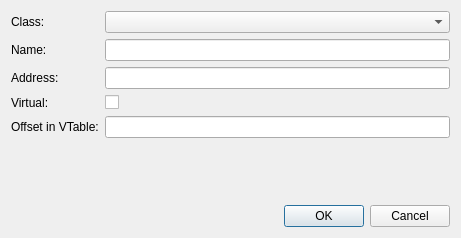
<?xml version="1.0" encoding="UTF-8"?>
<ui version="4.0">
 <class>EditMethodDialog</class>
 <widget class="QDialog" name="EditMethodDialog">
  <property name="windowModality">
   <enum>Qt::NonModal</enum>
  </property>
  <property name="geometry">
   <rect>
    <x>0</x>
    <y>0</y>
    <width>461</width>
    <height>238</height>
   </rect>
  </property>
  <property name="windowTitle">
   <string notr="true">Method</string>
  </property>
  <layout class="QVBoxLayout" name="verticalLayout">
   <item>
    <layout class="QFormLayout" name="formLayout">
     <item row="0" column="0">
      <widget class="QLabel" name="label">
       <property name="text">
        <string>Class:</string>
       </property>
      </widget>
     </item>
     <item row="0" column="1">
      <widget class="QComboBox" name="classComboBox"/>
     </item>
     <item row="1" column="0">
      <widget class="QLabel" name="nameLabel">
       <property name="text">
        <string>Name:</string>
       </property>
      </widget>
     </item>
     <item row="1" column="1">
      <widget class="QLineEdit" name="nameEdit"/>
     </item>
     <item row="2" column="0">
      <widget class="QLabel" name="addressLabel">
       <property name="text">
        <string>Address:</string>
       </property>
      </widget>
     </item>
     <item row="2" column="1">
      <widget class="QLineEdit" name="addressEdit"/>
     </item>
     <item row="3" column="0">
      <widget class="QLabel" name="virtualLabel">
       <property name="text">
        <string>Virtual:</string>
       </property>
      </widget>
     </item>
     <item row="3" column="1">
      <widget class="QCheckBox" name="virtualCheckBox">
       <property name="text">
        <string/>
       </property>
      </widget>
     </item>
     <item row="4" column="0">
      <widget class="QLabel" name="vtableOffsetLabel">
       <property name="text">
        <string>Offset in VTable:</string>
       </property>
      </widget>
     </item>
     <item row="4" column="1">
      <widget class="QLineEdit" name="vtableOffsetEdit"/>
     </item>
    </layout>
   </item>
   <item>
    <widget class="QDialogButtonBox" name="buttonBox">
     <property name="orientation">
      <enum>Qt::Horizontal</enum>
     </property>
     <property name="standardButtons">
      <set>QDialogButtonBox::Cancel|QDialogButtonBox::Ok</set>
     </property>
    </widget>
   </item>
  </layout>
 </widget>
 <resources/>
 <connections>
  <connection>
   <sender>buttonBox</sender>
   <signal>accepted()</signal>
   <receiver>EditMethodDialog</receiver>
   <slot>accept()</slot>
   <hints>
    <hint type="sourcelabel">
     <x>248</x>
     <y>254</y>
    </hint>
    <hint type="destinationlabel">
     <x>157</x>
     <y>274</y>
    </hint>
   </hints>
  </connection>
  <connection>
   <sender>buttonBox</sender>
   <signal>rejected()</signal>
   <receiver>EditMethodDialog</receiver>
   <slot>reject()</slot>
   <hints>
    <hint type="sourcelabel">
     <x>316</x>
     <y>260</y>
    </hint>
    <hint type="destinationlabel">
     <x>286</x>
     <y>274</y>
    </hint>
   </hints>
  </connection>
 </connections>
</ui>
